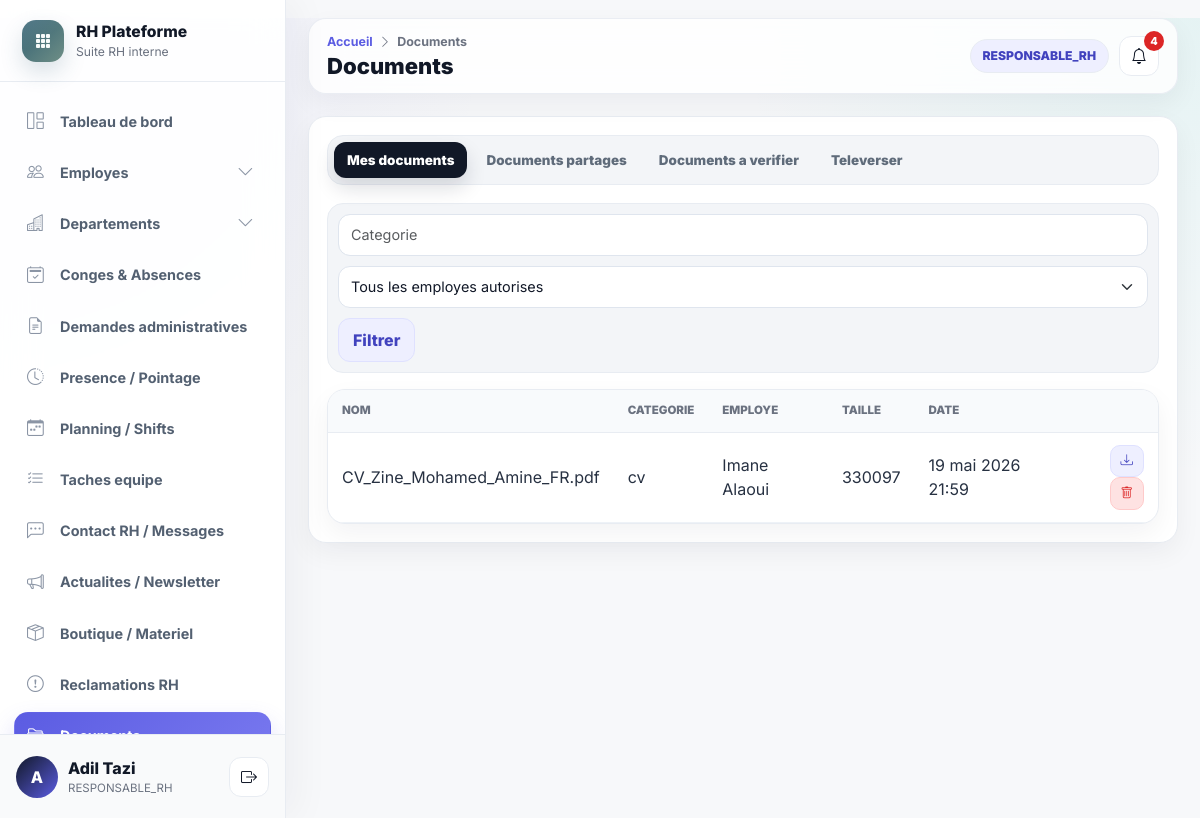
Page /documents (signed in) on the committed database.
### accounts/models.py (models this page shows, shortened)
class UtilisateurProfile(models.Model):
    user = models.OneToOneField(settings.AUTH_USER_MODEL, on_delete=models.CASCADE, related_name="profile")
    role = models.CharField(max_length=40, choices=Role.choices)
    actif = models.BooleanField(default=True)
    employe = models.OneToOneField(
        "hr.Employe",
        on_delete=models.SET_NULL,
        null=True,
        blank=True,
        related_name="utilisateur_profile",
    )
    class Meta:
        verbose_name = "Utilisateur"
        verbose_name_plural = "Utilisateurs"

### hr/models.py (models this page shows, shortened)
class Employe(models.Model):
    matricule = models.CharField(max_length=100, unique=True)
    nom = models.CharField(max_length=255)
    prenom = models.CharField(max_length=255)
    email = models.EmailField()
    telephone = models.CharField(max_length=80, blank=True)
    date_naissance = models.DateField(null=True, blank=True)
    date_embauche = models.DateField()
    adresse = models.TextField(blank=True)
    photo = models.ImageField(upload_to="uploads/photos/", null=True, blank=True)
    departement = models.ForeignKey(Departement, on_delete=models.SET_NULL, null=True, blank=True, related_name="employes")
    service = models.ForeignKey(Service, on_delete=models.SET_NULL, null=True, blank=True, related_name="employes")
    poste = models.ForeignKey(Poste, on_delete=models.SET_NULL, null=True, blank=True, related_name="employes")
    responsable = models.ForeignKey("self", on_delete=models.SET_NULL, null=True, blank=True, related_name="collaborateurs")
    localisation = models.CharField(max_length=255, blank=True, default="Casablanca")
    actif = models.BooleanField(default=True)
    created_at = models.DateTimeField(auto_now_add=True)
    updated_at = models.DateTimeField(auto_now=True)
    class Meta:
        ordering = ["nom", "prenom"]
    def __str__(self):
        return self.nom_complet
    @property
    def nom_complet(self):
        return f"{self.prenom or ''} {self.nom or ''}".strip()

class Document(models.Model):
    fichier = models.FileField(upload_to="uploads/documents/")
    nom_fichier = models.CharField(max_length=255)
    nom_original = models.CharField(max_length=255)
    categorie = models.CharField(max_length=255, blank=True, default="General")
    chemin_fichier = models.CharField(max_length=500, blank=True)
    date_ajout = models.DateTimeField(default=timezone.now)
    taille = models.PositiveBigIntegerField(default=0)
    employe = models.ForeignKey(Employe, on_delete=models.SET_NULL, null=True, blank=True, related_name="documents")
    demande_admin = models.ForeignKey(
        DemandeAdministrative,
        on_delete=models.SET_NULL,
        null=True,
        blank=True,
        related_name="documents",
    )
    uploade_par = models.ForeignKey(settings.AUTH_USER_MODEL, on_delete=models.CASCADE, related_name="documents_uploades")
    created_at = models.DateTimeField(auto_now_add=True)
    updated_at = models.DateTimeField(auto_now=True)
    class Meta:
        ordering = ["-date_ajout"]

### hr/views.py (the view)
# urls.py: path("documents", views.documents_list, name="documents_list"),
@login_required
def documents_list(request):
    user_profile = profile(request)
    documents = accessible_documents(user_profile)
    categorie = request.GET.get("categorie", "").strip()
    employe_id = request.GET.get("employeId")
    if categorie:
        documents = documents.filter(categorie__iexact=categorie)
    if employe_id:
        documents = documents.filter(employe_id=employe_id)
    return render(
        request,
        "documents/list.html",
        {"page_title": "Documents", "documents": documents, "employes": accessible_employees(user_profile), "categorie_filtre": categorie, "employe_filtre": employe_id},
    )

### hr/views.py (called while the page is built)
def profile(request):
    return getattr(request.user, "profile", None)

def accessible_employees(user_profile):
    if not user_profile or not user_profile.employe:
        return Employe.objects.none()
    if user_profile.role in {Role.ADMIN, Role.RESPONSABLE_RH}:
        return Employe.objects.filter(actif=True)
    if user_profile.role == Role.RESPONSABLE_HIERARCHIQUE:
        return Employe.objects.filter(direct_report_filter(user_profile.employe), actif=True)
    return Employe.objects.filter(pk=user_profile.employe_id)

def accessible_documents(user_profile):
    if not user_profile or not user_profile.employe:
        return Document.objects.none()
    if user_profile.role in {Role.ADMIN, Role.RESPONSABLE_RH}:
        return Document.objects.select_related("employe", "uploade_par")
    if user_profile.role == Role.RESPONSABLE_HIERARCHIQUE:
        return Document.objects.filter(employe__in=accessible_employees(user_profile)).select_related("employe", "uploade_par")
    return Document.objects.filter(employe=user_profile.employe).select_related("employe", "uploade_par")

### templates/documents/list.html (shortened to what this page needs)
{% extends "base.html" %}
{% block content %}
<div class="panel">
    <ul class="nav module-tabs">
        <li class="nav-item"><button class="nav-link active" data-bs-toggle="tab" data-bs-target="#docs-mes" type="button">Mes documents</button></li>
        <li class="nav-item"><button class="nav-link" data-bs-toggle="tab" data-bs-target="#docs-partages" type="button">Documents partages</button></li>
        {% if utilisateur_connecte.role == "ADMIN" or utilisateur_connecte.role == "RESPONSABLE_RH" %}<li class="nav-item"><button class="nav-link" data-bs-toggle="tab" data-bs-target="#docs-verifier" type="button">Documents a verifier</button></li>{% endif %}
        <li class="nav-item"><button class="nav-link" data-bs-toggle="tab" data-bs-target="#docs-upload" type="button">Televerser</button></li>
    </ul>
    <form class="filter-row" method="get">
        <input class="form-control" name="categorie" value="{{ categorie_filtre }}" placeholder="Categorie">
        <select class="form-select" name="employeId"><option value="">Tous les employes autorises</option></select>
        <button class="btn btn-outline-secondary">Filtrer</button>
    </form>
    <div class="tab-content">
        <div class="tab-pane fade show active" id="docs-mes">{% include "documents/table.html" with documents=documents %}</div>
    </div>
</div>
{% endblock %}

### templates/base.html (shortened to what this page needs)
{% load static message_tags %}
<!DOCTYPE html>
<html lang="fr">
<head>
    <link href="https://cdn.jsdelivr.net/npm/bootstrap@5.3.3/dist/css/bootstrap.min.css" rel="stylesheet">
    <link href="https://cdn.jsdelivr.net/npm/bootstrap-icons@1.11.3/font/bootstrap-icons.css" rel="stylesheet">
    <link rel="stylesheet" href="{% static 'css/main.css' %}?v=premium-rh-saas-1">
</head>
<body class="app-body">
<div class="app-shell">
    <aside id="sidebar" class="app-sidebar">
        <div class="sidebar-brand">
            <div class="brand-mark"><i class="bi bi-grid-3x3-gap-fill"></i></div>
            <div class="brand-copy">
                <div class="brand-title">RH Plateforme</div>
                <div class="brand-subtitle">Suite RH interne</div>
            </div>
        </div>
        <nav class="sidebar-nav" aria-label="Navigation principale">
            <a href="{% url 'dashboard' %}" class="sidebar-item nav-link" data-route="/dashboard"><i class="bi bi-grid-1x2"></i><span>Tableau de bord</span></a>
            <div class="sidebar-group" data-group-route="/employes">
                <button class="sidebar-item sidebar-parent nav-link {% if nav_module == 'employes' %}active{% endif %}" type="button" data-bs-toggle="collapse" data-bs-target="#menuEmployes" aria-expanded="{% if nav_module == 'employes' %}true{% else %}false{% endif %}">
                    <i class="bi bi-people"></i><span>Employes</span><i class="bi bi-chevron-down ms-auto"></i>
                </button>
            </div>
            {% if utilisateur_connecte.role == "ADMIN" or utilisateur_connecte.role == "RESPONSABLE_RH" %}
                <div class="sidebar-group" data-group-route="/departements">
                    <button class="sidebar-item sidebar-parent nav-link {% if nav_module == 'departements' %}active{% endif %}" type="button" data-bs-toggle="collapse" data-bs-target="#menuDepartements" aria-expanded="{% if nav_module == 'departements' %}true{% else %}false{% endif %}">
                        <i class="bi bi-buildings"></i><span>Departements</span><i class="bi bi-chevron-down ms-auto"></i>
                    </button>
                </div>
            {% endif %}
            <a href="{% url 'conges_list' %}" class="sidebar-item nav-link" data-route="/conges"><i class="bi bi-calendar2-check"></i><span>Conges & Absences</span></a>
            <a href="{% url 'demandes_list' %}" class="sidebar-item nav-link" data-route="/demandes"><i class="bi bi-file-earmark-text"></i><span>Demandes administratives</span></a>
            <a href="{% url 'attendance' %}" class="sidebar-item nav-link" data-route="/pointage"><i class="bi bi-clock-history"></i><span>Presence / Pointage</span></a>
            <a href="{% url 'planning' %}" class="sidebar-item nav-link" data-route="/planning"><i class="bi bi-calendar-week"></i><span>Planning / Shifts</span></a>
            <a href="{% url 'team_tasks' %}" class="sidebar-item nav-link" data-route="/taches"><i class="bi bi-list-check"></i><span>Taches equipe</span></a>
            <a href="{% url 'rh_messages' %}" class="sidebar-item nav-link" data-route="/messages-rh"><i class="bi bi-chat-left-dots"></i><span>Contact RH / Messages</span></a>
            <a href="{% url 'news_list' %}" class="sidebar-item nav-link" data-route="/actualites"><i class="bi bi-megaphone"></i><span>Actualites / Newsletter</span></a>
            <a href="{% url 'shop' %}" class="sidebar-item nav-link" data-route="/boutique"><i class="bi bi-box-seam"></i><span>Boutique / Materiel</span></a>
            <a href="{% url 'reclamations' %}" class="sidebar-item nav-link" data-route="/reclamations"><i class="bi bi-exclamation-circle"></i><span>Reclamations RH</span></a>
            <a href="{% url 'documents_list' %}" class="sidebar-item nav-link" data-route="/documents"><i class="bi bi-folder2-open"></i><span>Documents</span></a>
        </nav>
        <div class="sidebar-user">
            <div class="user-avatar"><span>{{ utilisateur_connecte.employe.prenom|first|default:"U" }}</span></div>
            <div class="user-meta">
                <div class="user-name">{{ utilisateur_connecte.employe.nom_complet|default:"Utilisateur" }}</div>
                <div class="user-role">{{ utilisateur_connecte.role|default:"Session" }}</div>
            </div>
            <form action="{% url 'logout' %}" method="post" class="ms-auto">
                <button type="submit" class="btn btn-rh-icon" title="Se deconnecter"><i class="bi bi-box-arrow-right"></i></button>
            </form>
        </div>
    </aside>
    <main id="main-content" class="app-main">
        <nav class="app-topbar">
            <div class="page-header">
                <div class="breadcrumb-line">
                    <a href="{% url 'dashboard' %}">Accueil</a>
                    <i class="bi bi-chevron-right"></i>
                    <span>{{ page_title|default:"Page" }}</span>
                </div>
                <h1 class="page-title">{{ page_title|default:"Page" }}</h1>
            </div>
            <div class="topbar-actions">
                <span class="role-pill">{{ utilisateur_connecte.role|default:"Utilisateur" }}</span>
                <a href="{% url 'notifications_list' %}" class="btn btn-rh-icon position-relative" title="Notifications">
                    <i class="bi bi-bell"></i>
                    {% if notifications_non_lues > 0 %}<span class="topbar-badge">{{ notifications_non_lues }}</span>{% endif %}
                </a>
            </div>
        </nav>
        <div class="app-content">
            {% block content %}{% endblock %}
        </div>
    </main>
</div>
</body>
</html>

### templates/documents/table.html
<div class="table-responsive compact-panel"><table class="table table-compact align-middle"><thead><tr><th>Nom</th><th>Categorie</th><th>Employe</th><th>Taille</th><th>Date</th><th></th></tr></thead><tbody>
{% for document in documents %}
    <tr><td>{{ document.nom_original }}</td><td>{{ document.categorie }}</td><td>{{ document.employe|default:"-" }}</td><td>{{ document.taille }}</td><td>{{ document.date_ajout }}</td><td class="text-end"><a class="btn btn-sm btn-outline-secondary" href="{% url 'document_download' document.id %}"><i class="bi bi-download"></i></a><form method="post" action="{% url 'document_delete' document.id %}" class="d-inline confirm-delete">{% csrf_token %}<button class="btn btn-sm btn-outline-danger"><i class="bi bi-trash"></i></button></form></td></tr>
{% empty %}<tr><td colspan="6" class="empty-state">Aucun document.</td></tr>{% endfor %}
</tbody></table></div>

### rows in the picture
UtilisateurProfile: employe.prenom|first "A", employe.nom_complet "Adil Tazi", role "RESPONSABLE_RH"
Document: nom_original "CV_Zine_Mohamed_Amine_FR.pdf", categorie "cv", employe "Imane Alaoui", taille "330097", date_ajout "19 mai 2026 21:59"

### other values in the picture
{{ page_title|default:"Page" }} "Documents"
{{ notifications_non_lues }} "4"
